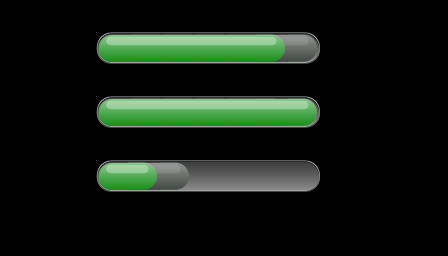

This game map was drawn from its Tiled (.tmx) file and the tilesets committed beside it. A one-line description and the full map source follow:
An orthogonal 14x8 tile map with 32x32 px tiles, 3 tile layers (Tile Layer 1, Tile Layer 2, Tile Layer 3).

<map version="1.0" orientation="orthogonal" renderorder="right-down" width="14" height="8" tilewidth="32" tileheight="32" nextobjectid="1">
 <tileset firstgid="1" name="HealthBarSpriteSet32x32" tilewidth="32" tileheight="32" tilecount="20" columns="5">
  <image source="HealthBarSpriteSet32x32.png" trans="000001" width="160" height="128" />
 </tileset>
 <layer name="Tile Layer 1" width="14" height="8">
  <data encoding="csv">
0,0,0,0,0,0,0,0,0,0,0,0,0,0,
0,0,0,1,2,2,2,2,2,3,0,0,0,0,
0,0,0,0,0,0,0,0,0,0,0,0,0,0,
0,0,0,1,2,2,2,2,2,3,0,0,0,0,
0,0,0,0,0,0,0,0,0,0,0,0,0,0,
0,0,0,1,2,2,2,2,2,3,0,0,0,0,
0,0,0,0,0,0,0,0,0,0,0,0,0,0,
0,0,0,0,0,0,0,0,0,0,0,0,0,0
</data>
 </layer>
 <layer name="Tile Layer 2" width="14" height="8">
  <data encoding="csv">
0,0,0,0,0,0,0,0,0,0,0,0,0,0,
0,0,0,6,7,7,7,7,7,8,0,0,0,0,
0,0,0,0,0,0,0,0,0,0,0,0,0,0,
0,0,0,6,7,7,7,7,8,0,0,0,0,0,
0,0,0,0,0,0,0,0,0,0,0,0,0,0,
0,0,0,6,7,8,0,0,0,0,0,0,0,0,
0,0,0,0,0,0,0,0,0,0,0,0,0,0,
0,0,0,0,0,0,0,0,0,0,0,0,0,0
</data>
 </layer>
 <layer name="Tile Layer 3" width="14" height="8">
  <data encoding="csv">
0,0,0,0,0,0,0,0,0,0,0,0,0,0,
0,0,0,11,12,12,12,12,13,0,0,0,0,0,
0,0,0,0,0,0,0,0,0,0,0,0,0,0,
0,0,0,11,12,12,12,12,12,13,0,0,0,0,
0,0,0,0,0,0,0,0,0,0,0,0,0,0,
0,0,0,11,13,0,0,0,0,0,0,0,0,0,
0,0,0,0,0,0,0,0,0,0,0,0,0,0,
0,0,0,0,0,0,0,0,0,0,0,0,0,0
</data>
 </layer>
</map>